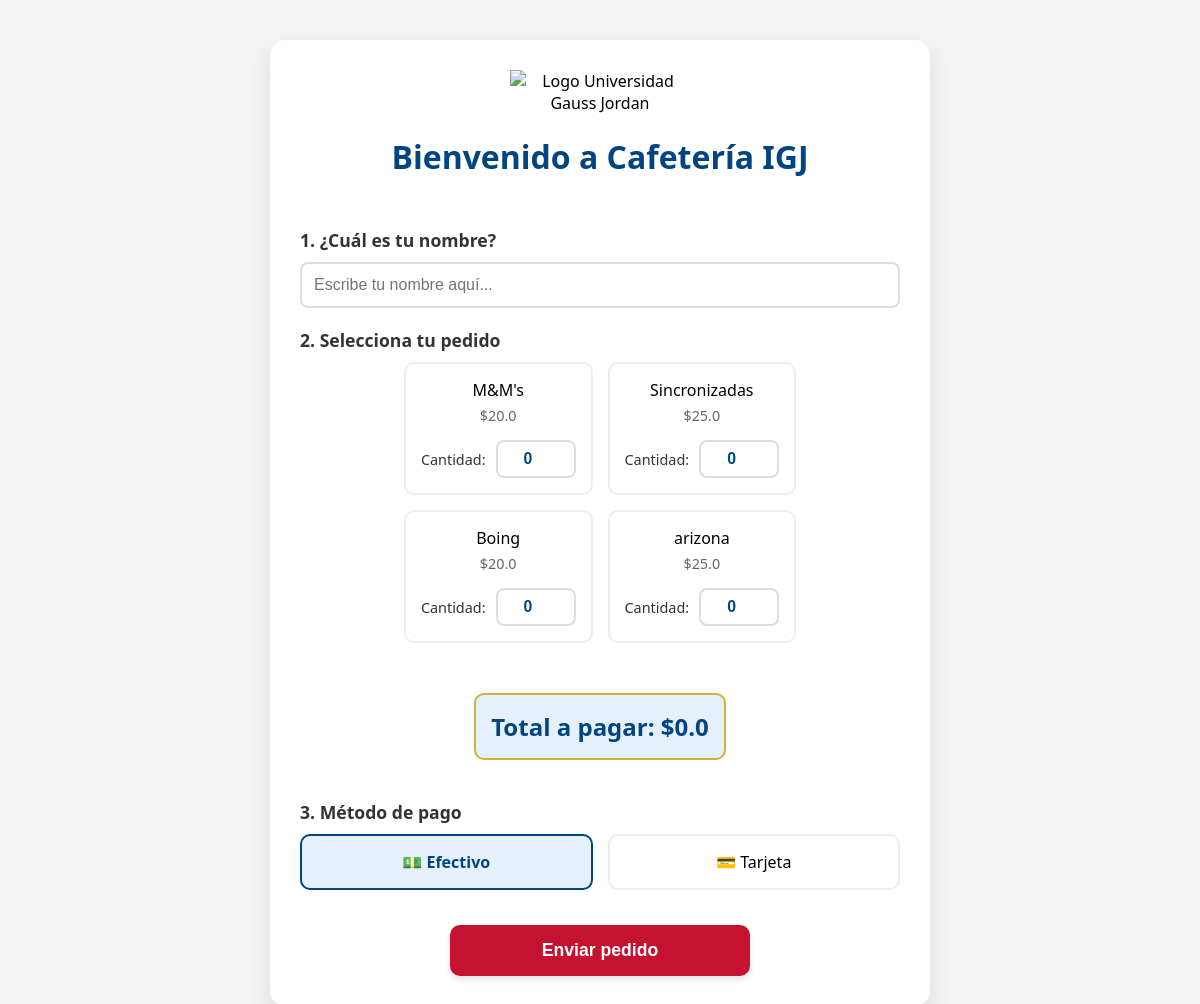
/, run on an earlier commit of the app's database.
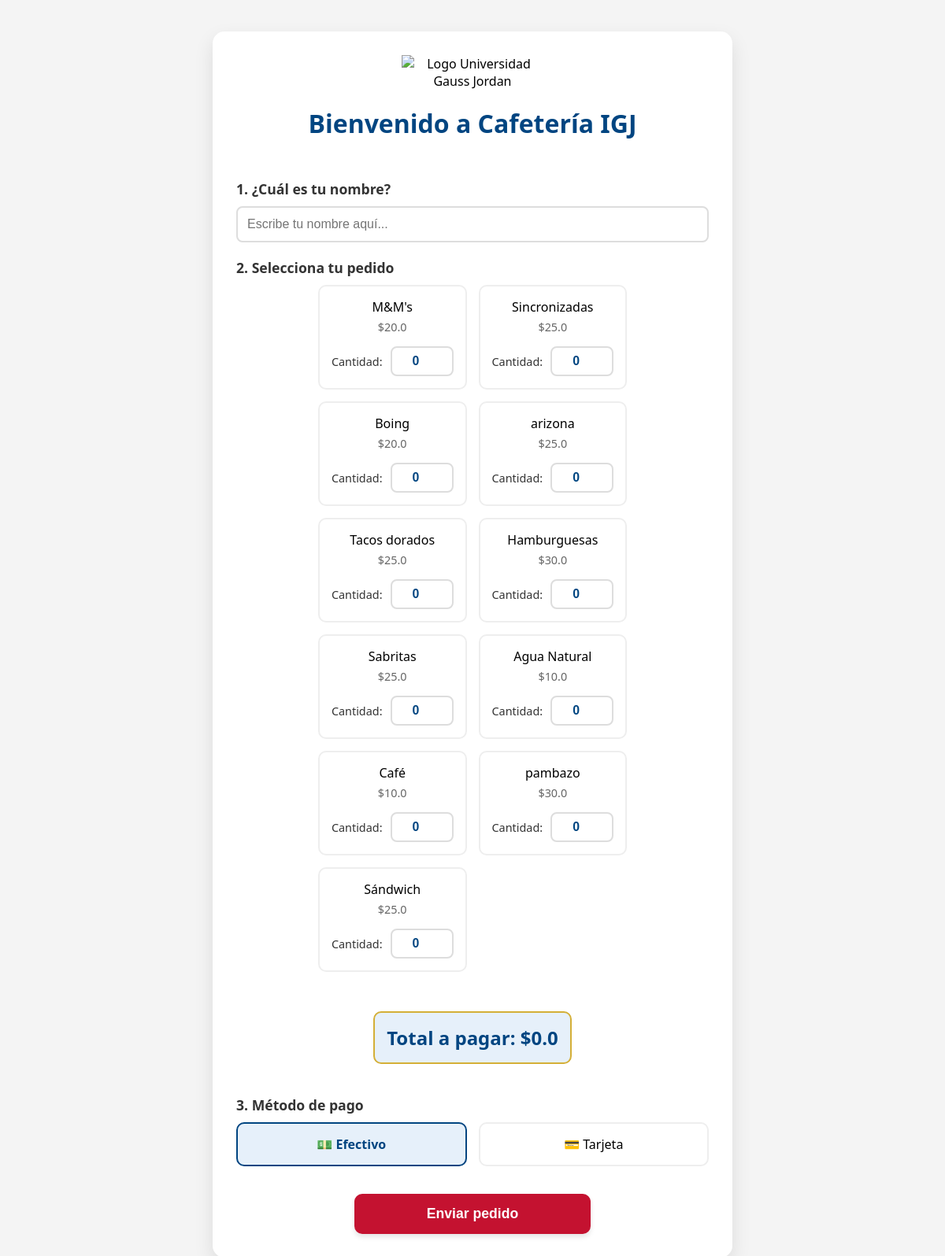
And on a later commit of the database.
### tables this page shows
CREATE TABLE Productos (
        id_producto INTEGER PRIMARY KEY AUTOINCREMENT,
        nombre TEXT NOT NULL,
        precio REAL NOT NULL,
        categoria TEXT,
        disponible BOOLEAN
    );

### rutas/cliente.py (the view)
@cliente_bp.route("/")
def inicio():
    conexion = conectar_db()
    cursor = conexion.cursor()
    cursor.execute("SELECT nombre, precio FROM Productos WHERE disponible = 1")
    productos = cursor.fetchall()
    conexion.close()
    return render_template("index.html", productos=productos)

### db_manager.py (called while the page is built)
def conectar_db():
    return sqlite3.connect("database.db", check_same_thread=False)

### templates/index.html (shortened to what this page needs)
<!DOCTYPE html>
<html lang="es">
<head>
    <link rel="stylesheet" href="{{ url_for('static', filename='style.css') }}">
</head>
<body>
<div class="container">
    <div style="text-align: center; margin-bottom: 15px;">
        <img src="https://imgs.search.brave.com/1tFRxOQSQTKZiRlQLvilQSyiVtJ3yPprGSEWonnEvO8/rs:fit:860:0:0:0/g:ce/aHR0cHM6Ly9hcHJl/bmRlLmdvYi5teC93/cC1jb250ZW50L3Vw/bG9hZHMvMjAyNC8w/MS9nYXVzLTEucG5n" alt="Logo Universidad Gauss Jordan" style="max-width: 180px; height: auto;">
    </div>
    <h1>Bienvenido a Cafetería IGJ</h1>
    <form action="/nuevo_pedido" method="POST">
        <div class="section-title">1. ¿Cuál es tu nombre?</div>
        <input type="text" name="cliente" placeholder="Escribe tu nombre aquí..." required>
        <div class="section-title">2. Selecciona tu pedido</div>
        <div class="menu-grid">
        {% if productos %}
            {% for producto in productos %}
            <div class="menu-item">
                <div class="menu-label">
                    {{ producto[0] }} <br>
                    <span>${{ producto[1] }}</span>
                    <div class="qty-container">
                        <label>Cantidad:</label>
                        <input type="number" name="cantidad_{{ producto[0] }}" min="0" max="10" value="0" class="qty-input" data-precio="{{ producto[1] }}" oninput="calcularTotal()">
                    </div>
                </div>
            </div>
            {% endfor %}
        {% else %}
            <p>No hay productos disponibles en este momento.</p>
        {% endif %}
        </div>
        <div style="text-align: center; margin: 20px 0; padding: 15px; background-color: var(--azul-claro); border-radius: 10px; border: 2px solid var(--dorado);">
            <h2 style="margin: 0; color: var(--azul-principal);">Total a pagar: $<span id="total-etiqueta">0.0</span></h2>
        </div>
        <div class="section-title">3. Método de pago</div>
        <div class="payment-options">
            <div class="pay-item">
                <label class="pay-label" for="pago1">💵 Efectivo</label>
            </div>
            <div class="pay-item">
                <label class="pay-label" for="pago2">💳 Tarjeta</label>
            </div>
        </div>
        <button type="submit" class="submit-btn">Enviar pedido</button>
    </form>
</div>
</body>
</html>

### static/style.css (style rules this page uses)
:root { --azul-principal: #004581; --rojo-acento: #C41230; --dorado: #D4AF37; --azul-claro: #e6f0fa; --gris-suave: #f4f4f4; }
body { font-family: 'Segoe UI', Tahoma, Geneva, Verdana, sans-serif; background-color: var(--gris-suave); display: flex; justify-content: center; padding: 40px 20px; margin: 0; }
.container { background: white; padding: 30px; border-radius: 15px; box-shadow: 0 10px 25px rgba(0,0,0,0.1); max-width: 600px; width: 100%; }
h1 { color: var(--azul-principal); margin-bottom: 30px; text-align: center; }
.section-title { text-align: left; font-weight: bold; margin: 20px 0 10px; font-size: 1.1em; color: #333; }
input[type="text"] { width: 100%; padding: 12px; border: 2px solid #ddd; border-radius: 8px; box-sizing: border-box; font-size: 16px; transition: border-color 0.3s; }
.menu-grid { display: grid; grid-template-columns: repeat(2, 1fr); gap: 15px; margin-bottom: 30px; }
.pay-item input[type="radio"]:checked + .pay-label { border-color: var(--azul-principal); background-color: var(--azul-claro); color: var(--azul-principal); font-weight: bold; }
.qty-container { margin-top: 15px; display: flex; justify-content: center; align-items: center; gap: 10px; font-size: 0.9em; color: #333; }
.qty-input { width: 60px; padding: 8px; border: 2px solid #ddd; border-radius: 8px; text-align: center; font-size: 1.1em; font-weight: bold; color: var(--azul-principal); }
.menu-label, .pay-label { display: block; padding: 15px; background: white; border: 2px solid #eee; border-radius: 10px; cursor: pointer; transition: all 0.2s; text-align: center; }
.menu-label span { display: block; font-size: 0.9em; color: #666; margin-top: 5px; }
.menu-item input[type="radio"]:checked + .menu-label, .pay-item input[type="radio"]:checked + .pay-label { border-color: var(--azul-principal); background-color: var(--azul-claro); font-weight: bold; }
form { display: flex; flex-direction: column; align-items: center; width: 100%; }
form .section-title { align-self: flex-start; width: 100%; }
.payment-options { display: flex; gap: 15px; width: 100%; margin-bottom: 25px; justify-content: center; }
.pay-item { flex: 1; }
button.submit-btn { width: 100%; max-width: 300px; background-color: var(--rojo-acento); color: white; padding: 15px; border: none; border-radius: 10px; font-size: 1.1em; font-weight: bold; cursor: pointer; transition: transform 0.2s, background 0.3s; margin-top: 10px; box-shadow: 0 4px 6px rgba(0,0,0,0.1); }

What changed in the data, as far as the page shows it:
added Productos: nombre "Tacos dorados", precio "25.0"
added Productos: nombre "Hamburguesas", precio "30.0"
added Productos: nombre "Sabritas", precio "25.0"
added Productos: nombre "Agua Natural", precio "10.0"
added Productos: nombre "Café", precio "10.0"
added Productos: nombre "pambazo", precio "30.0"
added Productos: nombre "Sándwich", precio "25.0"
